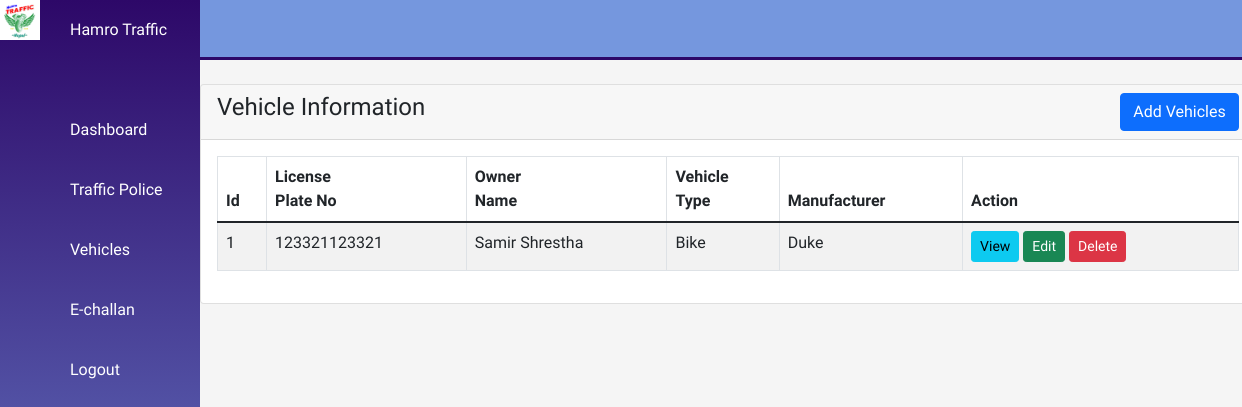
The app's page /Admin/vehicles.php, older data.
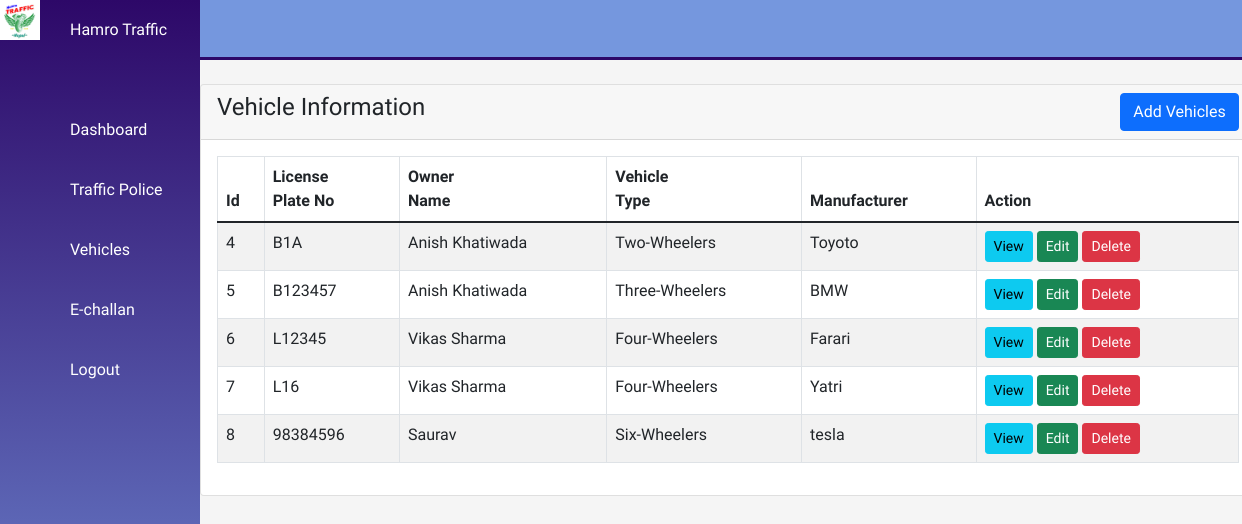
The same page, newer data.
### tables this page shows
CREATE TABLE `vehicle_info` (
  `Id` int(11) UNSIGNED NOT NULL,
  `vec_num` int(11) NOT NULL,
  `Owner_Name` varchar(50) NOT NULL,
  `License_Plate_No` varchar(20) NOT NULL,
  `Vehicle_Type` varchar(255) NOT NULL,
  `Manufacturer` varchar(50) NOT NULL
);

### Admin/vehicles.php (the view, shortened to what this page needs)
<!DOCTYPE html>
<html lang="en">
<head>
    <link href="https://cdn.jsdelivr.net/npm/bootstrap@5.1.3/dist/css/bootstrap.min.css" rel="stylesheet">
    <link rel="stylesheet" href="https://cdn.jsdelivr.net/npm/alertifyjs@1.13.1/build/css/alertify.min.css" />
    <link rel="stylesheet" href="assets/css/trafficpolis.css">
</head>
<body>
    <div class="container">
        <?php include("assets/nav.php"); ?>
        <div class="main">
            <?php include("assets/top.php"); ?>
            <div class="container mt-4">
                <div class="row">
                    <div class="col-md-12">
                        <div class="card">
                            <div class="card-header">
                                <h4>Vehicle Information
                                    <button type="button" class="btn btn-primary float-end" data-bs-toggle="modal" data-bs-target="#policeAddModal">
                                        Add Vehicles
                                    </button>
                                </h4>
                            </div>
                            <div class="card-body">
                                <table id="myTable" class="table table-bordered table-striped">
                                    <thead>
                                        <tr>
                                            <th>Id</th>
                                            <th>License<br>Plate No</th>
                                            <th>Owner <br>Name</th>
                                            <th>Vehicle<br>Type</th>
                                            <th>Manufacturer</th>
                                            <th>Action</th>
                                        </tr>
                                    </thead>
                                    <tbody>
                                        <?php
                                        require_once("../asstes/dbConn.php");
                                        $query = "SELECT * FROM vehicle_info";
                                        $query_run = mysqli_query($conn, $query);
                                        if (mysqli_num_rows($query_run) > 0) {
                                            foreach ($query_run as $vehicle) {
                                        ?>
                                                <tr>
                                                    <td><?= $vehicle['Id'] ?></td>
                                                    <td><?= $vehicle['License_Plate_No'] ?></td>
                                                    <td><?= $vehicle['Owner_Name'] ?></td>
                                                    <td><?= $vehicle['Vehicle_Type'] ?></td>
                                                    <td><?= $vehicle['Manufacturer'] ?></td>
                                                    <td>
                                                        <button type="button" value="<?= $vehicle['Id'] ?>" class="viewPoliceBtn btn btn-info btn-sm">View</button>
                                                        <button type="button" value="<?= $vehicle['Id'] ?>" class="editPoliceBtn btn btn-success btn-sm">Edit</button>
                                                        <button type="button" value="<?= $vehicle['Id'] ?>" class="deletePoliceBtn btn btn-danger btn-sm">Delete</button>
                                                    </td>
                                                </tr>
                                        <?php
                                            }
                                        }
                                        ?>
                                    </tbody>
                                </table>
                            </div>
                        </div>
                    </div>
                </div>
            </div>
</body>
</html>

Row changes from the older to the newer data that the page shows:
removed vehicle_info: Id "1", License_Plate_No "123321123321", Owner_Name "Samir Shrestha", Vehicle_Type "Bike", Manufacturer "Duke"
added vehicle_info: Id "4", License_Plate_No "B1A", Owner_Name "Anish Khatiwada", Vehicle_Type "Two-Wheelers", Manufacturer "Toyoto"
added vehicle_info: Id "5", License_Plate_No "B123457", Owner_Name "Anish Khatiwada", Vehicle_Type "Three-Wheelers", Manufacturer "BMW"
added vehicle_info: Id "6", License_Plate_No "L12345", Owner_Name "Vikas Sharma", Vehicle_Type "Four-Wheelers", Manufacturer "Farari"
added vehicle_info: Id "7", License_Plate_No "L16", Owner_Name "Vikas Sharma", Vehicle_Type "Four-Wheelers", Manufacturer "Yatri"
added vehicle_info: Id "8", License_Plate_No "98384596", Owner_Name "Saurav", Vehicle_Type "Six-Wheelers", Manufacturer "tesla"
